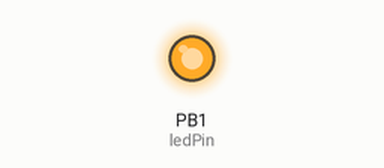
This sketch was run on a simulated ATtiny85, built with avr-gcc and run on an emulated ATtiny85. On the bench: output pins drawn as LEDs (lit = HIGH).

Above: at 1.1 s.
At 4.0 s:
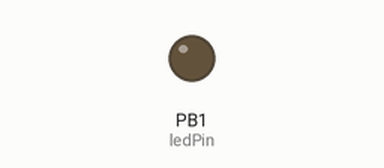
Timing chart, 0 to 6.0 s (numbered marks = the images above):
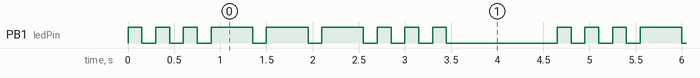

Measured:
- by itself, PB1 (ledPin): repeats every 4.7 s: 2 × (LOW 0.15 s, HIGH 0.15 s), 3 × (LOW 0.15 s, HIGH 0.45 s), 3 × (LOW 0.15 s, HIGH 0.15 s), LOW 1.2 s, HIGH 0.15 s
- by itself, everything shown: repeats every 4.7 s, in 18 steps

The sketch:

morse-code.ino
```cpp
#include "Signal.h"
#include "MorseCode.h"

// The message to be sent. Must be an ASCII string. Not all characters in
// ASCII exist in Morse-code. Those that don't exist won't be sent.
String messageToSend = String("SOS ");

// The length of a timing unit in milliseconds. Determines the speed of
// transmission of the code.
const int morseTimingUnitMs = 150;

const int digisparkModelA = 1;
const int digisparkModelB = 0;

// Choose the model of DigiSpark you have.
const int ledPin = digisparkModelA;

Signal led(ledPin);
MorseCode morseCode(morseTimingUnitMs, &led);

// setup() routine runs once when you press reset or when you plug a DigiSpark
// into the USB port.
void setup() {
  /* nothing to setup */
}

// loop() runs repeatedly after setup().
void loop() {
  int messageLength = messageToSend.length();

  for (int characterIndex = 0; characterIndex < messageLength; characterIndex++) {
    char asciiCharacter = messageToSend.charAt(characterIndex);
    morseCode.send(asciiCharacter);
  }
}
```

MorseCode.cpp
```cpp
/*
  MorseCode.cpp - Library for signaling Morse code.
  Created by Maloffstrano, March 2020.
  Released into the public domain.
*/

#include "MorseCode.h"

// Construct a Morse code class that will send Morse code characters for
// ASCII characters based on the timing unit specified, in milliseconds.
MorseCode::MorseCode(int morseTimingUnitMs, Signal *signaller) {
  // Morse code timing.
  // See: http://www.codebug.org.uk/learn/step/541/morse-code-timing-rules/
  delayBetweenSymbolsMs = morseTimingUnitMs;
  delayBetweenLettersMs = 3 * morseTimingUnitMs;
  delayBetweenWordsMs   = 7 * morseTimingUnitMs;

  // While learning Morse code, uncomment this line to put space between the symbols.
  // delayBetweenSymbolsMs = 2 * morseTimingUnitMs;

  morseSymbolDuration[symbolDot] = morseTimingUnitMs;
  morseSymbolDuration[symbolDash] = 3 * morseTimingUnitMs;

  signal = signaller;
}

MorseCode::~MorseCode() { /* nothing to destruct */ }

// Send the asciiCharacter to the signaller as morse code.
void MorseCode::send(char asciiCharacter) {
  asciiCharacter = ensureLegalAscii(asciiCharacter);

  if (asciiCharacter == asciiSpace) {
    delay(delayBetweenWordsMs);
  } else {
    byte morseCharacter = asciiToMorseLookup[asciiCharacter];
    sendMorseCharacter(morseCharacter);
  }
}

char MorseCode::ensureLegalAscii(char asciiCharacter) {
  return asciiCharacter & asciiCharacterMask;
}

// Sends the morse code character. Returns true if the Morse character was sent
// or false when there is no equivalent Morse character.
//
// The character is encoded in a single byte with 0 representing a dot and 1
// representing a dash. Morse code is variable length. To properly encode a
// variable length character with only two unique values, 0 & 1, the Morse code
// is padded with an opposite bit to that of the first symbol bit.
//
// Two examples:
//
// Morse letter A is dot-dash (.-) represented as bits 01. The first symbol is
// a dot (0) so the remainder of the byte is padded with 1 to indicate
// discard those bits until a 0 (dot) is found. Send the remaining symbols.
//
// Morse letter B is dash-dot-dot-dot (-...) represented as bits 1000. The first
// symbol is dash (1) so the remainder of the byte is padded with 0 to indicate
// discard those bits until a 1 (dash) is found. Send the remaining symbols.
//
// Bit-76543210                            Bit-76543210
//     ------01 Morse letter A .-              ----1000 Morse letter B -...
//     11111101 padded Morse letter A          00001000 padded Morse letter B

boolean MorseCode::sendMorseCharacter(byte morseCharacter) {
  byte morseSymbolMask = skipPaddingBits(morseCharacter);

  if (morseSymbolMask == 0) {
    return false;
  }

  sendMorseSymbols(morseSymbolMask, morseCharacter);

  return true;
}

// Skips over the padding bits of paddedMorseCharacter and returns a
// mask with a lone set bit positioned at the first symbol of the
// Morse character to send.
byte MorseCode::skipPaddingBits(byte paddedMorseCharacter) {
  byte morseSymbolMask = morseCharacterStartingSymbolMask;
  byte paddingSymbol = decodeCurrentSymbol(morseSymbolMask, paddedMorseCharacter);

  // Loop ends when the lone mask bit is shifted out and value falls to zero.
  while (morseSymbolMask) {
    morseSymbolMask = morseSymbolMask >> 1;
    byte currentSymbol = decodeCurrentSymbol(morseSymbolMask, paddedMorseCharacter);
    if (paddingSymbol != currentSymbol) {
      break;
    }
  }

  return morseSymbolMask;
}


// Sends all the Morse symbols of morseCharacter starting at the
// current morseSymbolMask. The mask is a single set bit identifying
// the next Morse symbol to send.
void MorseCode::sendMorseSymbols(byte morseSymbolMask, byte morseCharacter) {
  // Loop ends when the lone mask bit is shifted out and value falls to zero.
  while (morseSymbolMask) {
    byte currentSymbol = decodeCurrentSymbol(morseSymbolMask, morseCharacter);
    sendMorseSymbol(currentSymbol);
    morseSymbolMask = morseSymbolMask >> 1;
  }
}

// Returns either symbolDash or symbolDot depending on the
// morseCharacter symbol referenced by the morseSymbolMask.
byte MorseCode::decodeCurrentSymbol(byte morseSymbolMask, byte morseCharacter) {
  return ((morseCharacter & morseSymbolMask) ? symbolDash : symbolDot);
}

// Sends a Morse symbol via the current signaller.
void MorseCode::sendMorseSymbol(byte morseSymbol) {
  signal->on();
  delay(morseSymbolDuration[morseSymbol]);
  signal->off();
  delay(delayBetweenSymbolsMs);
}

// Array that maps the first 128 ASCII characters to their Morse code
// equivalents. Number 0 indicates no equivalent and will not be sent.
//
// See: https://morsecode0world/international/morse20html
// See: sendMorse() method for an explanation of the bit format

byte MorseCode::asciiToMorseLookup[] {
// 76543210 --- bit position
  B0,        // Null char - NUL
  B0,        // Start of Heading - SOH
  B0,        // Start of Text - STX
  B0,        // End of Text - ETX
  B11000101, // control_SK_end_transmission - End of Transmission - EOT
  B0,        // Enquiry - ENQ
  B0,        // Acknowledgment - ACK
  B0,        // Bell - BEL
  B0,        // Back Space - BS
  B0,        // Horizontal Tab - HT
  B11110101, // control_AA_new_line - Line Feed - LF
  B00010001, // control_BT_new_paragraph - Vertical Tab - VT
  B0,        // Form Feed - FF
  B0,        // Carriage Return - CR
  B0,        // Shift Out / X-On - SO
  B0,        // Shift In / X-Off - SI
  B0,        // Data Line Escape - DLE
  B0,        // Device Control 1 (oft. XON) - DC1
  B0,        // Device Control 2 - DC2
  B0,        // Device Control 3 (oft. XOFF) - DC3
  B0,        // Device Control 4 - DC4
  B0,        // Negative Acknowledgement - NAK
  B0,        // Synchronous Idle - SYN
  B11101010, // control_AR_end_message - End of Transmit Block - ETB
  B0,        // Cancel - CAN
  B0,        // End of Medium - EM
  B0,        // Substitute - SUB
  B0,        // Escape - ESC
  B0,        // File Separator - FS
  B0,        // Group Separator - GS
  B0,        // Record Separator - RS
  B0,        // Unit Separator - US
  B0,        // punctuation_space
  B00101011, // punctuation_exclamation
  B11010010, // punctuation_quote
  B0,        // punctuation_hash
  B0,        // punctuation_dollar
  B0,        // punctuation_percent
  B11101000, // punctuation_ampersand
  B11011110, // punctuation_apostrophe
  B00010110, // punctuation_open_paren
  B00101101, // punctuation_close_paren
  B0,        // punctuation_asterisk
  B11101010, // punctuation_plus
  B00110011, // punctuation_comma
  B00100001, // punctuation_hyphen
  B11010101, // punctuation_full_stop
  B00010010, // punctuation_slash
  B00011111, // digit_0
  B11101111, // digit_1
  B11100111, // digit_2
  B11100011, // digit_3
  B11100001, // digit_4
  B11100000, // digit_5
  B00010000, // digit_6
  B00011000, // digit_7
  B00011100, // digit_8
  B00011110, // digit_9
  B00111000, // punctuation_colon
  B0,        // punctuation_semicolon
  B0,        // punctuation_less_than
  B00010001, // punctuation_equals
  B0,        // punctuation_greater_than
  B11001100, // punctuation_question_mark
  B11011010, // punctuation_at_sign
  B11111101, // letter_A
  B00001000, // letter_B
  B00001010, // letter_C
  B00000100, // letter_D
  B11111110, // letter_E
  B11110010, // letter_F
  B00000110, // letter_G
  B11110000, // letter_H
  B11111100, // letter_I
  B11110111, // letter_J
  B00000101, // letter_K
  B11110100, // letter_L
  B00000011, // letter_M
  B00000010, // letter_N
  B00000111, // letter_O
  B11110110, // letter_P
  B00001101, // letter_Q
  B11111010, // letter_R
  B11111000, // letter_S
  B00000001, // letter_T
  B11111001, // letter_U
  B11110001, // letter_V
  B11111011, // letter_W
  B00001001, // letter_X
  B00001011, // letter_Y
  B00001100, // letter_Z
  B11110101, // control_AA_new_line - Opening bracket
  B11101010, // control_AR_end_message - Backslash
  B11101000, // control_AS_wait - Closing bracket
  B01000101, // control_BK_break - Caret - circumflex
  B00010001, // control_BT_new_paragraph - Underscore
  B11000101, // control_SK_end_transmission - Grave accent
  B11111101, // letter_A
  B00001000, // letter_B
  B00001010, // letter_C
  B00000100, // letter_D
  B11111110, // letter_E
  B11110010, // letter_F
  B00000110, // letter_G
  B11110000, // letter_H
  B11111100, // letter_I
  B11110111, // letter_J
  B00000101, // letter_K
  B11110100, // letter_L
  B00000011, // letter_M
  B00000010, // letter_N
  B00000111, // letter_O
  B11110110, // letter_P
  B00001101, // letter_Q
  B11111010, // letter_R
  B11111000, // letter_S
  B00000001, // letter_T
  B11111001, // letter_U
  B11110001, // letter_V
  B11111011, // letter_W
  B00001001, // letter_X
  B00001011, // letter_Y
  B00001100, // letter_Z
  B0,        // punctuation_opening_brace
  B0,        // punctuation_vertical_bar
  B0,        // punctuation_closing_brace
  B0,        // punctuation_equivalency_sign - tilde
  B0         // control_DEL_delete
};
```

MorseCode.h
```cpp
/*
  MorseCode.h - Library for signaling Morse code.
  Created by Maloffstrano, March 2020.
  Released into the public domain.
*/

#ifndef MorseCode_H
#define MorseCode_H

#include "signal.h"
#include <Arduino.h>

class MorseCode {
  public:
    MorseCode(int morseTimingUnitMs, Signal *signaller);
    ~MorseCode();
    void send(char asciiCharacter);

  private:
    Signal *signal; // The class used to emit a Morse symbol.

    const byte symbolDot  = 0;
    const byte symbolDash = 1;

    const byte morseCharacterStartingSymbolMask = B10000000;
    const byte asciiCharacterMask = B01111111;

    const byte asciiSpace = 32;

    int delayBetweenSymbolsMs; // Calculated on instantiation
    int delayBetweenLettersMs;
    int delayBetweenWordsMs;
    int morseSymbolDuration[2];

    boolean sendMorseCharacter(byte morseCharacter);
    void sendMorseSymbols(byte morseSymbolMask, byte morseCharacter);
    void sendMorseSymbol(byte morseSymbol);
    byte skipPaddingBits(byte paddedMorseCharacter);
    byte decodeCurrentSymbol(byte morseSymbolMask, byte morseCharacter);
    char ensureLegalAscii(char asciiCharacter);

    static byte asciiToMorseLookup[];

};

#endif
```

Signal.cpp
```cpp
/*
  Signal.cpp - Library for signaling. This version signals using a specified pin.
  Created by Maloffstrano, March 2020.
  Released into the public domain.

  If you instantiate the class using a pin attached to an LED, this class is
  a visual signaller. With the pin attached to a piezo device, it becomes an
  audio signaller. Modify the methods to use PWM output to have an audio
  signaller driven by the Arduino.
*/

#include "Signal.h"

Signal::Signal(byte pinNumber) {
  pin = pinNumber;
  pinMode(pin, OUTPUT);
  off();
}

void Signal::on() {
  digitalWrite(pin, HIGH);
}

void Signal::off() {
  digitalWrite(pin, LOW);
}
```

Signal.h
```cpp
/*
  Signal.h - Library for signaling. This version signals using a specified pin.
  Created by Maloffstrano, March 2020.
  Released into the public domain.

  If you instantiate the class using a pin attached to an LED, this class is
  a visual signaller. With the pin attached to a piezo device, it becomes an
  audio signaller. Modify the methods to use PWM output to have an audio
  signaller driven by the Arduino.
*/

#ifndef Signal_H
#define Signal_H

#include <Arduino.h>

class Signal {
  public:
    Signal(byte pinNumber);
    void on();
    void off();

  private:
    byte pin;
};

#endif
```
